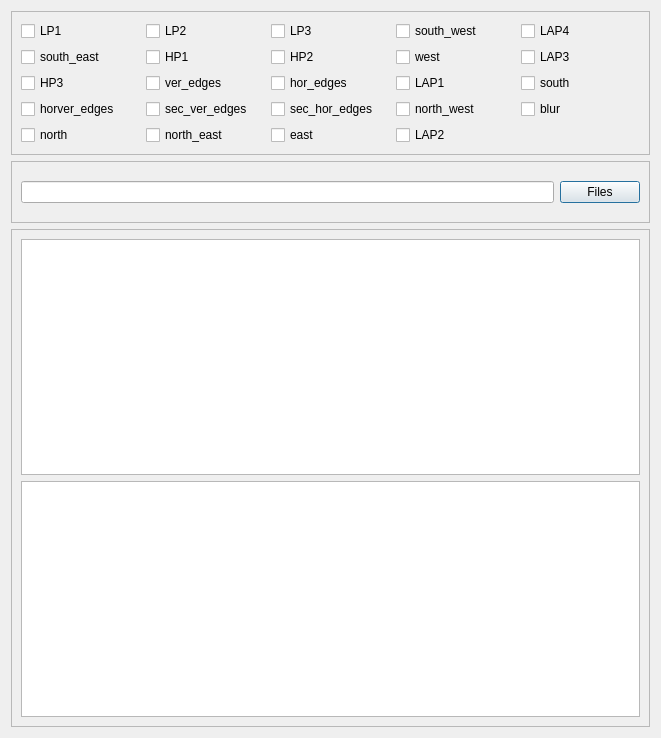
<?xml version="1.0" encoding="UTF-8"?>
<ui version="4.0">
 <class>ViewFrame</class>
 <widget class="QDialog" name="ViewFrame">
  <property name="geometry">
   <rect>
    <x>0</x>
    <y>0</y>
    <width>661</width>
    <height>738</height>
   </rect>
  </property>
  <property name="windowTitle">
   <string>Dialog</string>
  </property>
  <layout class="QVBoxLayout" name="verticalLayout_3" stretch="1,1,8">
   <item>
    <widget class="QFrame" name="options">
     <property name="frameShape">
      <enum>QFrame::StyledPanel</enum>
     </property>
     <property name="frameShadow">
      <enum>QFrame::Raised</enum>
     </property>
     <layout class="QGridLayout" name="gridLayout">
      <item row="13" column="0">
       <widget class="QCheckBox" name="north">
        <property name="text">
         <string>north</string>
        </property>
        <attribute name="buttonGroup">
         <string notr="true">buttonGroup</string>
        </attribute>
       </widget>
      </item>
      <item row="13" column="2">
       <widget class="QCheckBox" name="east">
        <property name="text">
         <string>east</string>
        </property>
        <attribute name="buttonGroup">
         <string notr="true">buttonGroup</string>
        </attribute>
       </widget>
      </item>
      <item row="10" column="3">
       <widget class="QCheckBox" name="north_west">
        <property name="text">
         <string>north_west</string>
        </property>
        <attribute name="buttonGroup">
         <string notr="true">buttonGroup</string>
        </attribute>
       </widget>
      </item>
      <item row="0" column="1">
       <widget class="QCheckBox" name="LP2">
        <property name="text">
         <string>LP2</string>
        </property>
        <attribute name="buttonGroup">
         <string notr="true">buttonGroup</string>
        </attribute>
       </widget>
      </item>
      <item row="4" column="1">
       <widget class="QCheckBox" name="HP1">
        <property name="text">
         <string>HP1</string>
        </property>
        <attribute name="buttonGroup">
         <string notr="true">buttonGroup</string>
        </attribute>
       </widget>
      </item>
      <item row="0" column="3">
       <widget class="QCheckBox" name="south_west">
        <property name="text">
         <string>south_west</string>
        </property>
        <attribute name="buttonGroup">
         <string notr="true">buttonGroup</string>
        </attribute>
       </widget>
      </item>
      <item row="7" column="0">
       <widget class="QCheckBox" name="HP3">
        <property name="text">
         <string>HP3</string>
        </property>
        <attribute name="buttonGroup">
         <string notr="true">buttonGroup</string>
        </attribute>
       </widget>
      </item>
      <item row="0" column="0">
       <widget class="QCheckBox" name="LP1">
        <property name="text">
         <string>LP1</string>
        </property>
        <property name="tristate">
         <bool>false</bool>
        </property>
        <attribute name="buttonGroup">
         <string notr="true">buttonGroup</string>
        </attribute>
       </widget>
      </item>
      <item row="4" column="2">
       <widget class="QCheckBox" name="HP2">
        <property name="text">
         <string>HP2</string>
        </property>
        <attribute name="buttonGroup">
         <string notr="true">buttonGroup</string>
        </attribute>
       </widget>
      </item>
      <item row="0" column="2">
       <widget class="QCheckBox" name="LP3">
        <property name="text">
         <string>LP3</string>
        </property>
        <attribute name="buttonGroup">
         <string notr="true">buttonGroup</string>
        </attribute>
       </widget>
      </item>
      <item row="13" column="3">
       <widget class="QCheckBox" name="LAP2">
        <property name="text">
         <string>LAP2</string>
        </property>
        <attribute name="buttonGroup">
         <string notr="true">buttonGroup</string>
        </attribute>
       </widget>
      </item>
      <item row="7" column="2">
       <widget class="QCheckBox" name="hor_edges">
        <property name="text">
         <string>hor_edges</string>
        </property>
        <attribute name="buttonGroup">
         <string notr="true">buttonGroup</string>
        </attribute>
       </widget>
      </item>
      <item row="10" column="1">
       <widget class="QCheckBox" name="sec_ver_edges">
        <property name="text">
         <string>sec_ver_edges</string>
        </property>
        <attribute name="buttonGroup">
         <string notr="true">buttonGroup</string>
        </attribute>
       </widget>
      </item>
      <item row="4" column="3">
       <widget class="QCheckBox" name="west">
        <property name="text">
         <string>west</string>
        </property>
        <attribute name="buttonGroup">
         <string notr="true">buttonGroup</string>
        </attribute>
       </widget>
      </item>
      <item row="26" column="0">
       <spacer name="verticalSpacer">
        <property name="orientation">
         <enum>Qt::Vertical</enum>
        </property>
        <property name="sizeHint" stdset="0">
         <size>
          <width>20</width>
          <height>40</height>
         </size>
        </property>
       </spacer>
      </item>
      <item row="7" column="3">
       <widget class="QCheckBox" name="LAP1">
        <property name="text">
         <string>LAP1</string>
        </property>
        <attribute name="buttonGroup">
         <string notr="true">buttonGroup</string>
        </attribute>
       </widget>
      </item>
      <item row="10" column="0">
       <widget class="QCheckBox" name="horver_edges">
        <property name="text">
         <string>horver_edges</string>
        </property>
        <attribute name="buttonGroup">
         <string notr="true">buttonGroup</string>
        </attribute>
       </widget>
      </item>
      <item row="10" column="2">
       <widget class="QCheckBox" name="sec_hor_edges">
        <property name="text">
         <string>sec_hor_edges</string>
        </property>
        <attribute name="buttonGroup">
         <string notr="true">buttonGroup</string>
        </attribute>
       </widget>
      </item>
      <item row="7" column="1">
       <widget class="QCheckBox" name="ver_edges">
        <property name="text">
         <string>ver_edges</string>
        </property>
        <attribute name="buttonGroup">
         <string notr="true">buttonGroup</string>
        </attribute>
       </widget>
      </item>
      <item row="0" column="4">
       <widget class="QCheckBox" name="LAP4">
        <property name="text">
         <string>LAP4</string>
        </property>
        <attribute name="buttonGroup">
         <string notr="true">buttonGroup</string>
        </attribute>
       </widget>
      </item>
      <item row="4" column="4">
       <widget class="QCheckBox" name="LAP3">
        <property name="text">
         <string>LAP3</string>
        </property>
        <attribute name="buttonGroup">
         <string notr="true">buttonGroup</string>
        </attribute>
       </widget>
      </item>
      <item row="7" column="4">
       <widget class="QCheckBox" name="south">
        <property name="text">
         <string>south</string>
        </property>
        <attribute name="buttonGroup">
         <string notr="true">buttonGroup</string>
        </attribute>
       </widget>
      </item>
      <item row="10" column="4">
       <widget class="QCheckBox" name="blur">
        <property name="text">
         <string>blur</string>
        </property>
        <attribute name="buttonGroup">
         <string notr="true">buttonGroup</string>
        </attribute>
       </widget>
      </item>
      <item row="13" column="1">
       <widget class="QCheckBox" name="north_east">
        <property name="text">
         <string>north_east</string>
        </property>
        <attribute name="buttonGroup">
         <string notr="true">buttonGroup</string>
        </attribute>
       </widget>
      </item>
      <item row="4" column="0">
       <widget class="QCheckBox" name="south_east">
        <property name="text">
         <string>south_east</string>
        </property>
        <attribute name="buttonGroup">
         <string notr="true">buttonGroup</string>
        </attribute>
       </widget>
      </item>
     </layout>
    </widget>
   </item>
   <item>
    <widget class="QFrame" name="frame">
     <property name="frameShape">
      <enum>QFrame::StyledPanel</enum>
     </property>
     <property name="frameShadow">
      <enum>QFrame::Raised</enum>
     </property>
     <layout class="QHBoxLayout" name="horizontalLayout">
      <item>
       <widget class="QLineEdit" name="path"/>
      </item>
      <item>
       <widget class="QPushButton" name="files">
        <property name="text">
         <string>Files</string>
        </property>
       </widget>
      </item>
     </layout>
    </widget>
   </item>
   <item>
    <widget class="QFrame" name="images">
     <property name="frameShape">
      <enum>QFrame::StyledPanel</enum>
     </property>
     <property name="frameShadow">
      <enum>QFrame::Raised</enum>
     </property>
     <layout class="QVBoxLayout" name="verticalLayout">
      <item>
       <widget class="QGraphicsView" name="mainImg"/>
      </item>
      <item>
       <widget class="QGraphicsView" name="convedimg"/>
      </item>
     </layout>
    </widget>
   </item>
  </layout>
 </widget>
 <resources/>
 <connections/>
 <buttongroups>
  <buttongroup name="buttonGroup"/>
 </buttongroups>
</ui>
